Frame 1 (no input): blank canvas, image omitted
Frame 60 (the mouse pressed at the canvas centre just before this capture): blank canvas, image omitted
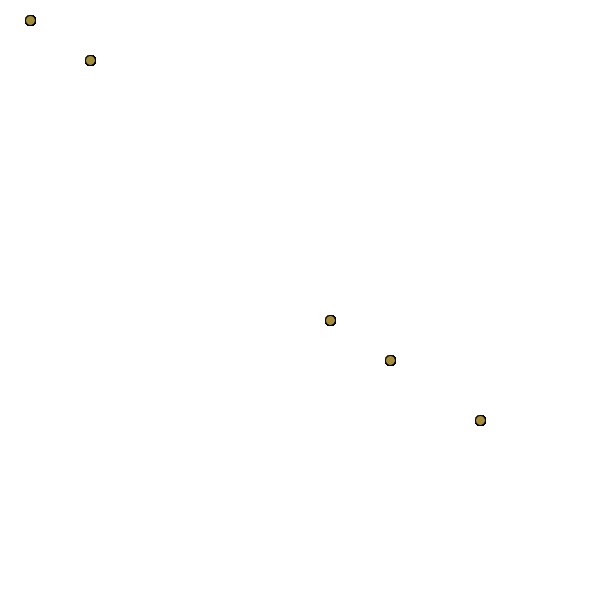
Frame 120 (the mouse held since frame 60 and released just before this capture)

The Processing sketch whose frames 1 and 60 were blank and that drew this single picture after the mouse press (run headless with seeded random() and noise(); from frame 60 on, the mouse is pressed at the canvas centre):

// Processing sketch: timespheres
// ── timespheres.pde


void setup(){
  size(600, 600); 
  background(255);
}

void draw(){
  
  //ellipse(mouseX, mouseY, 70 % second(), 70 % second());
  
 int var =  second() % 6; 
 
 for(int i = 1; i <= var; i++){
   fill((int)second()*4.25, (int) minute() * 4.25, 60);
   translate(30 *i, 20*i);
   ellipse(mouseX, mouseY, 10, 10);
 }
  
  
  

}
